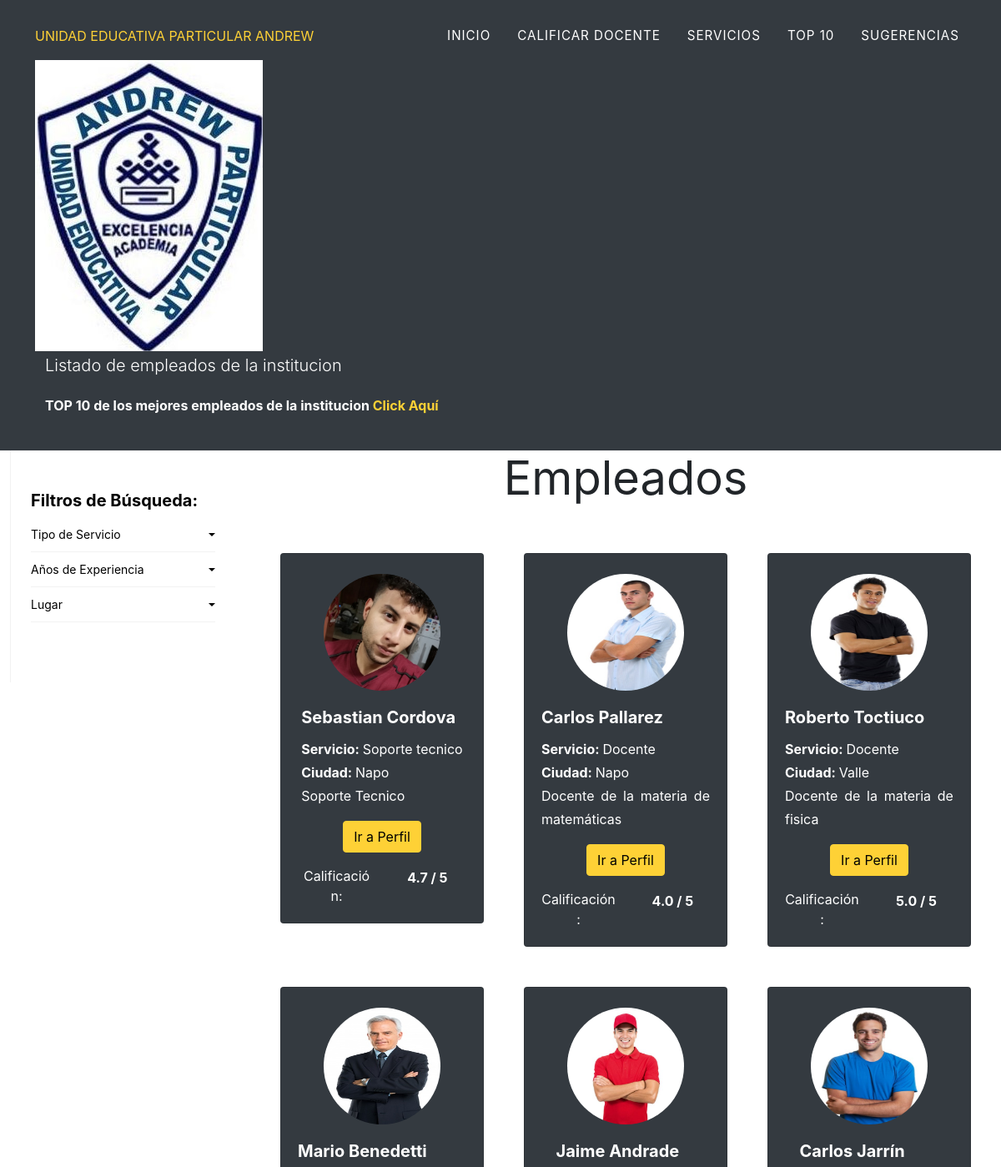
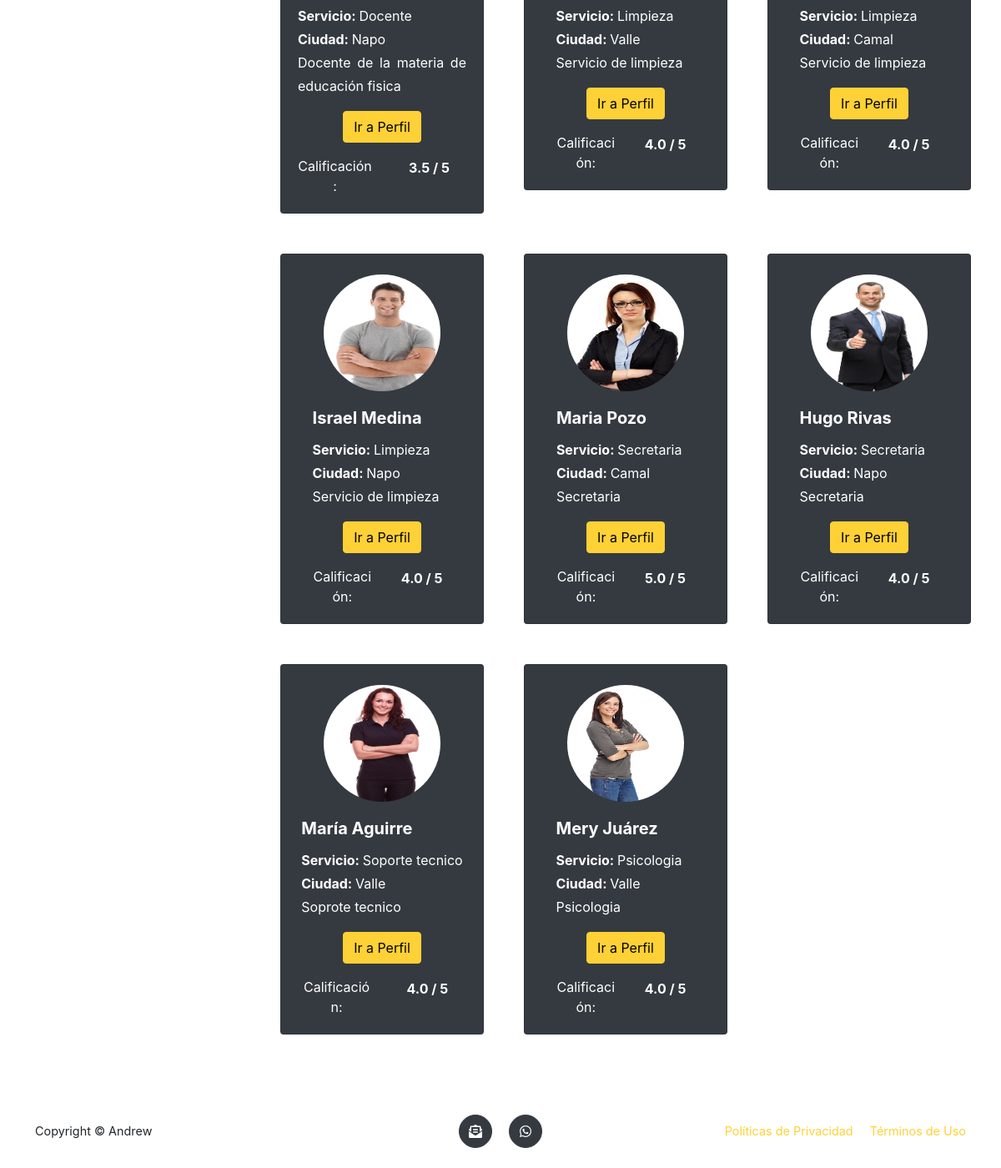
The page /clientes.php on the database its author committed (2 pictures, top to bottom).
### tables this page shows
CREATE TABLE `usuario` (
  `ID_PERSONA` int(5) NOT NULL,
  `ID_TIPO` int(2) NOT NULL,
  `ID_SERVICIOS` int(5) NOT NULL,
  `ID_LUGAR` int(5) NOT NULL,
  `NOMBRE` varchar(40) NOT NULL,
  `EDAD` int(2) NOT NULL,
  `CORREO` varchar(30) NOT NULL,
  `PSWD` varchar(20) NOT NULL,
  `DESCRIPCION` text DEFAULT NULL,
  `TELEFONO` int(10) DEFAULT NULL,
  `CELULAR` bigint(15) DEFAULT NULL,
  `AN_EXPERIENCIA` int(2) DEFAULT NULL,
  `FOTO` text DEFAULT NULL,
  `FACEBOOK` varchar(60) DEFAULT NULL,
  `INSTAGRAM` varchar(60) DEFAULT NULL,
  `NUM_VISITAS` int(5) DEFAULT 0,
  `NUM_REDES` int(5) NOT NULL DEFAULT 0,
  `NUM_SMS` int(5) NOT NULL DEFAULT 0,
  `NUM_COR` int(5) NOT NULL DEFAULT 0,
  `ESTATUS` int(11) NOT NULL DEFAULT 1
);

CREATE TABLE `servicios` (
  `ID_SERVICIOS` int(5) NOT NULL,
  `NOMBRE_SERVICIO` varchar(40) NOT NULL
);

CREATE TABLE `lugar` (
  `ID_LUGAR` int(5) NOT NULL,
  `nombre_lugar` varchar(40) NOT NULL
);

### clientes.php (the view, shortened to what this page needs)
<?php
$persona = array(
    'datos' => array(
    'nombre' => 'Sebastian Cordova',
    'correo' => 'isacorecal@outlook.com',
    'asunto' => 'Mas Información sobre matriculas',
    'msg' => 'Se requiere mayor información sobre las matriculas',
    'fono' => '593983533898'
    )
);
include ('conexion.php');
?>
<!doctype html>
<html lang="es">
<head>
    <link rel="stylesheet" href="https://stackpath.bootstrapcdn.com/bootstrap/4.1.3/css/bootstrap.min.css"
>
    <link rel="stylesheet" href="css/style.css">
    <link rel="stylesheet" href="css/estilos.css">
</head>
<body id="page-top">
    <nav class="navbar navbar-expand-lg navbar-dark fixed-top " id="mainNav">
        <div class="container">
            <a class="masthead-subheading text-uppercase" href="index.php">UNIDAD EDUCATIVA PARTICULAR ANDREW</a>
            <div class="collapse navbar-collapse" id="navbarResponsive">
                <ul class="navbar-nav text-uppercase ml-auto">
                    <li class="nav-item"><a class="nav-link js-scroll-trigger" href="index.php">Inicio</a></li>
                    <li class="nav-item"><a class="nav-link js-scroll-trigger" id="calificarusuario" href="">calificar
                            docente</a></li>
                    <li class="nav-item"><a class="nav-link js-scroll-trigger" href="clientes.php">
                            Servicios</a></li>
                    <li class="nav-item"><a class="nav-link js-scroll-trigger" href="top.php">TOP 10</a>
                    <li class="nav-item"><a class="nav-link js-scroll-trigger" href="sugerencias.html">Sugerencias</a>
                    </li>
                </ul>
            </div>
    </nav>
    <div class="container-fluid bg-dark py-4 bt-4">
        <div class="container">
            <div class="row">
                <div class="col-sm-12">
                    <img class="pt-5" src="assets/img/imagenes/logo.png">
                </div>
                <div class="col-sm-12">
                    <div class="container text-white">
                        <p class="lead">Listado de empleados de la institucion
                        </p>
                        <b>
                            <p>
                                TOP 10 de los mejores empleados de la institucion <a href="top.php">Click Aquí</a>
                            </p>
                        </b>
                    </div>
                </div>
            </div>
        </div>
    </div>
    <div class="container-fluid">
        <div id="contratar">
            <div class="row">
                <div class="col-sm-12 col-md-4 col-lg-3">
                    <nav class="" id="sidebar">
                        <div class="p-4 pt-5">
                            <h5 style="color: black;">Filtros de Búsqueda:</h5>
                            <ul class="list-unstyled components mb-5">
                                <li>
                                    <a href="#pageSubmenu4" data-toggle="collapse" aria-expanded="true"
                                        class="dropdown-toggle">Tipo de Servicio</a>
                                </li>
                                <li>
                                    <a href="#pageSubmenu2" data-toggle="collapse" aria-expanded="false"
                                        class="dropdown-toggle">Años de Experiencia</a>
                                </li>
                                <li>
                                    <a href="#pageSubmenu3" data-toggle="collapse" aria-expanded="false"
                                        class="dropdown-toggle">Lugar</a>
                                </li>
                            </ul>
                        </div>
                    </nav>
                </div>
                <div class="col-sm-12 col-md-8 col-lg-9">
                    <h1 class="display-4 text-center"><b>Empleados</b></h1>
                    <div class="card-deck p-4 pt-5 " style="color: white;">
                        <div class="row">
                            <?php
                            $query = "SELECT ID_TIPO, s.NOMBRE_SERVICIO,s.ID_SERVICIOS,l.ID_LUGAR,l.nombre_lugar,NOMBRE,CORREO,EDAD,TELEFONO,CELULAR,AN_EXPERIENCIA,FOTO,FACEBOOK,INSTAGRAM,ID_PERSONA,DESCRIPCION FROM usuario, servicios s,lugar l
                             WHERE usuario.ID_SERVICIOS = s.ID_SERVICIOS AND usuario.ID_LUGAR = l.ID_LUGAR  AND ESTATUS = 1 AND usuario.NOMBRE != 'ADMINISTRADOR DEL SISTEMA'";
                            $llenarPaneles = mysqli_query($conexion,$query);
                            $result = mysqli_num_rows($llenarPaneles);
                            if($result >0){
                                while($data = mysqli_fetch_array($llenarPaneles)){
                                    ?>
                            <div class="col-md-6 col-lg-4 col-12 mb-5">
                                <div class="card align-items-center pt-4 bg-dark">
                                    <img class="rounded-circle" <?php if ($data['FOTO']==null) {
                                        $link="http://ssl.gstatic.com/accounts/ui/avatar_2x.png" ; } else {
                                        $link=$data['FOTO']; } ?>
                                    src="
                                    <?php echo $link ?>"
                                    alt="Generic placeholder image" width="140" height="140">
                                    <div class="card-body text-justify">
                                        <h5 class="card-title">
                                            <?php echo $data['NOMBRE'] ?>
                                        </h5>
                                        <p class="card-text">
                                            <b>Servicio: </b>
                                            <?php echo $data['NOMBRE_SERVICIO'] ?><br>
                                            <b>Ciudad: </b>
                                            <?php echo $data['nombre_lugar'] ?> <br>
                                            <?php
                                            if($data['DESCRIPCION']==null){
                                                echo "El usuario no ha agregado su descripción personal";
                                            }else{
                                                echo $data['DESCRIPCION'];
                                            }
                                            ?>
                                        </p>
                                        <div class="text-center">
                                            <a class="btn btn-primary " style="color: black;"
                                                href="perfil.php?id=<?php echo $data['ID_PERSONA'];?>">Ir a Perfil</a>
                                            <div class="row pt-3">
                                                <div class="col-md-6">
                                                    Calificación:
                                                </div>
                                                <div class="col-md-6">
                                                    <b>
                                                        <p>
                                                            <?php
                                                $identificador = $data['ID_PERSONA'];
                                                $promedio = "SELECT ROUND(AVG(CALIFICACION),1) FROM calificacion WHERE ID_PERSONA = $identificador";
                                                $obtenerPromedio = mysqli_query($conexion,$promedio);
                                                $datos = mysqli_fetch_array($obtenerPromedio);
                                                if($datos[0]==null){
                                                    echo "Sin calificaciones";
                                                }else{
                                                    echo $datos[0];
                                                    echo (" / 5");
                                                }
                                                ?>
                                                        </p>
                                                    </b>
                                                </div>
                                            </div>
                                        </div>
                                    </div>
                                </div>
                            </div>
                            <?php
                                }
                            }
                            ?>
                        </div>
                    </div>
                </div>
            </div>
        </div>
    </div>
    <footer class="footer py-4">
        <div class="container">
            <div class="row align-items-center">
                <div class="col-sm-3 col-md-4 col-lg-4 text-lg-left">Copyright © Andrew</div>
                <div class="col-sm-6 col-md-4 col-lg-4 my-3 my-lg-0">
                    <a class="btn btn-dark btn-social mx-2" href="mailto:
                <?php echo $persona[" datos"]["correo"]; ?>
                        ?subject=
                        <?php echo $persona["datos"]["asunto"]; ?>
                        &body=
                        <?php echo $persona["datos"]["msg"]; ?>
                        "><i class="fas fa-envelope-open-text"></i>
                    </a>
                    <a class="btn btn-dark btn-social mx-2" href="https://api.whatsapp.com/send?phone=
                    <?php echo $persona[" datos"]["fono"]; ?>&text=
                        <?php echo $persona["datos"]["msg"]; ?>" target="_blank"><i class="fab fa-whatsapp"></i>
                    </a>
                </div>
                <div class="col-sm-3 col-md-4 col-lg-4 text-lg-right">
                    <a class="mr-3" href="#!">Políticas de Privacidad</a>
                    <a href="#!">Términos de Uso</a>
                </div>
            </div>
        </div>
    </footer>
</body>
</html>

### css/style.css (style rules this page uses)
#sidebar { min-width: 270px; max-width: 270px; color: #fff; -webkit-transition: all 0.3s; -o-transition: all 0.3s; transition: all 0.3s; position: relative; z-index: 0; border-left: 1px solid rgba(0, 0, 0, 0.05); }
#sidebar ul.components { padding: 0; }
#sidebar ul li { font-size: 14px; }
#sidebar ul li a { text-decoration: none; padding: 10px 0; display: block; color: black; border-bottom: 1px solid rgba(0, 0, 0, 0.05); }
a[data-toggle="collapse"] { position: relative; }
.dropdown-toggle::after { display: block; position: absolute; top: 50%; right: 0; -webkit-transform: translateY(-50%); -ms-transform: translateY(-50%); transform: translateY(-50%); }

### rows shown on the page
usuario: FOTO (picture), NOMBRE "Sebastian Cordova", ID_SERVICIOS.NOMBRE_SERVICIO "Soporte tecnico", ID_LUGAR.nombre_lugar "Napo", DESCRIPCION "Soporte Tecnico", datos "4.7"
usuario: FOTO (picture), NOMBRE "Carlos Pallarez", ID_SERVICIOS.NOMBRE_SERVICIO "Docente", ID_LUGAR.nombre_lugar "Napo", DESCRIPCION "Docente de la materia de matemáticas", datos "4.0"
usuario: FOTO (picture), NOMBRE "Roberto Toctiuco", ID_SERVICIOS.NOMBRE_SERVICIO "Docente", ID_LUGAR.nombre_lugar "Valle", DESCRIPCION "Docente de la materia de fisica", datos "5.0"
usuario: FOTO (picture), NOMBRE "Mario Benedetti", ID_SERVICIOS.NOMBRE_SERVICIO "Docente", ID_LUGAR.nombre_lugar "Napo", DESCRIPCION "Docente de la materia de educación fisica", datos "3.5"
usuario: FOTO (picture), NOMBRE "Jaime Andrade", ID_SERVICIOS.NOMBRE_SERVICIO "Limpieza", ID_LUGAR.nombre_lugar "Valle", DESCRIPCION "Servicio de limpieza", datos "4.0"
usuario: FOTO (picture), NOMBRE "Carlos Jarrín", ID_SERVICIOS.NOMBRE_SERVICIO "Limpieza", ID_LUGAR.nombre_lugar "Camal", DESCRIPCION "Servicio de limpieza", datos "4.0"
usuario: FOTO (picture), NOMBRE "Israel Medina", ID_SERVICIOS.NOMBRE_SERVICIO "Limpieza", ID_LUGAR.nombre_lugar "Napo", DESCRIPCION "Servicio de limpieza", datos "4.0"
usuario: FOTO (picture), NOMBRE "Maria Pozo", ID_SERVICIOS.NOMBRE_SERVICIO "Secretaria", ID_LUGAR.nombre_lugar "Camal", DESCRIPCION "Secretaria", datos "5.0"
usuario: FOTO (picture), NOMBRE "Hugo Rivas", ID_SERVICIOS.NOMBRE_SERVICIO "Secretaria", ID_LUGAR.nombre_lugar "Napo", DESCRIPCION "Secretaria", datos "4.0"
usuario: FOTO (picture), NOMBRE "María Aguirre", ID_SERVICIOS.NOMBRE_SERVICIO "Soporte tecnico", ID_LUGAR.nombre_lugar "Valle", DESCRIPCION "Soprote tecnico", datos "4.0"
usuario: FOTO (picture), NOMBRE "Mery Juárez", ID_SERVICIOS.NOMBRE_SERVICIO "Psicologia", ID_LUGAR.nombre_lugar "Valle", DESCRIPCION "Psicologia", datos "4.0"
